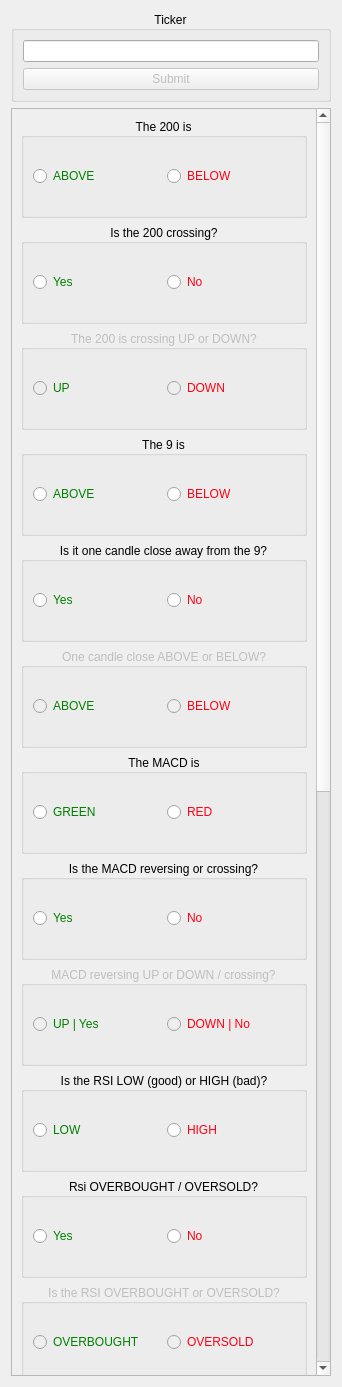
<?xml version="1.0" encoding="UTF-8"?>
<ui version="4.0">
 <class>Form</class>
 <widget class="QWidget" name="Form">
  <property name="geometry">
   <rect>
    <x>0</x>
    <y>0</y>
    <width>342</width>
    <height>1387</height>
   </rect>
  </property>
  <property name="windowTitle">
   <string>Form</string>
  </property>
  <layout class="QVBoxLayout" name="verticalLayout">
   <item>
    <widget class="QGroupBox" name="Ticker_Box">
     <property name="title">
      <string>Ticker</string>
     </property>
     <property name="alignment">
      <set>Qt::AlignCenter</set>
     </property>
     <layout class="QVBoxLayout" name="verticalLayout_3">
      <item>
       <widget class="QLineEdit" name="lineEdit"/>
      </item>
      <item>
       <widget class="QPushButton" name="pushButton">
        <property name="enabled">
         <bool>false</bool>
        </property>
        <property name="toolTip">
         <string>&lt;html&gt;&lt;head/&gt;&lt;body&gt;&lt;p&gt;&lt;span style=&quot; color:#ff2a25;&quot;&gt;ONLY SUBMIT WHEN FORM IS DONE!&lt;/span&gt;&lt;/p&gt;&lt;/body&gt;&lt;/html&gt;</string>
        </property>
        <property name="text">
         <string>Submit</string>
        </property>
       </widget>
      </item>
     </layout>
    </widget>
   </item>
   <item>
    <widget class="QScrollArea" name="scrollArea">
     <property name="widgetResizable">
      <bool>true</bool>
     </property>
     <widget class="QWidget" name="scrollAreaWidgetContents_2">
      <property name="geometry">
       <rect>
        <x>0</x>
        <y>0</y>
        <width>316</width>
        <height>2091</height>
       </rect>
      </property>
      <layout class="QVBoxLayout" name="verticalLayout_2">
       <item>
        <widget class="QGroupBox" name="groupBox">
         <property name="sizePolicy">
          <sizepolicy hsizetype="Preferred" vsizetype="Fixed">
           <horstretch>0</horstretch>
           <verstretch>0</verstretch>
          </sizepolicy>
         </property>
         <property name="minimumSize">
          <size>
           <width>0</width>
           <height>100</height>
          </size>
         </property>
         <property name="title">
          <string>The 200 is</string>
         </property>
         <property name="alignment">
          <set>Qt::AlignCenter</set>
         </property>
         <layout class="QVBoxLayout" name="verticalLayout_4">
          <item>
           <layout class="QHBoxLayout" name="horizontalLayout_9">
            <item>
             <widget class="QRadioButton" name="radioButton_11">
              <property name="styleSheet">
               <string notr="true">color: green</string>
              </property>
              <property name="text">
               <string>ABOVE</string>
              </property>
             </widget>
            </item>
            <item>
             <widget class="QRadioButton" name="radioButton_12">
              <property name="styleSheet">
               <string notr="true">color: rgb(255, 0, 20)</string>
              </property>
              <property name="text">
               <string>BELOW</string>
              </property>
             </widget>
            </item>
           </layout>
          </item>
         </layout>
        </widget>
       </item>
       <item>
        <widget class="QGroupBox" name="groupBox_2">
         <property name="sizePolicy">
          <sizepolicy hsizetype="Preferred" vsizetype="Fixed">
           <horstretch>0</horstretch>
           <verstretch>0</verstretch>
          </sizepolicy>
         </property>
         <property name="minimumSize">
          <size>
           <width>0</width>
           <height>100</height>
          </size>
         </property>
         <property name="title">
          <string>Is the 200 crossing?</string>
         </property>
         <property name="alignment">
          <set>Qt::AlignCenter</set>
         </property>
         <layout class="QVBoxLayout" name="verticalLayout_5">
          <item>
           <layout class="QHBoxLayout" name="horizontalLayout_10">
            <item>
             <widget class="QRadioButton" name="radioButton_13">
              <property name="styleSheet">
               <string notr="true">color: green</string>
              </property>
              <property name="text">
               <string>Yes</string>
              </property>
             </widget>
            </item>
            <item>
             <widget class="QRadioButton" name="radioButton_14">
              <property name="styleSheet">
               <string notr="true">color: rgb(255, 0, 20)</string>
              </property>
              <property name="text">
               <string>No</string>
              </property>
             </widget>
            </item>
           </layout>
          </item>
         </layout>
        </widget>
       </item>
       <item>
        <widget class="QGroupBox" name="groupBox_3">
         <property name="enabled">
          <bool>false</bool>
         </property>
         <property name="sizePolicy">
          <sizepolicy hsizetype="Preferred" vsizetype="Fixed">
           <horstretch>0</horstretch>
           <verstretch>0</verstretch>
          </sizepolicy>
         </property>
         <property name="minimumSize">
          <size>
           <width>0</width>
           <height>100</height>
          </size>
         </property>
         <property name="title">
          <string>The 200 is crossing UP or DOWN?</string>
         </property>
         <property name="alignment">
          <set>Qt::AlignCenter</set>
         </property>
         <layout class="QVBoxLayout" name="verticalLayout_6">
          <item>
           <layout class="QHBoxLayout" name="horizontalLayout_11">
            <item>
             <widget class="QRadioButton" name="radioButton_15">
              <property name="styleSheet">
               <string notr="true">color: green</string>
              </property>
              <property name="text">
               <string>UP</string>
              </property>
             </widget>
            </item>
            <item>
             <widget class="QRadioButton" name="radioButton_16">
              <property name="styleSheet">
               <string notr="true">color: rgb(255, 0, 20)</string>
              </property>
              <property name="text">
               <string>DOWN</string>
              </property>
             </widget>
            </item>
           </layout>
          </item>
         </layout>
        </widget>
       </item>
       <item>
        <widget class="QGroupBox" name="groupBox_4">
         <property name="sizePolicy">
          <sizepolicy hsizetype="Preferred" vsizetype="Fixed">
           <horstretch>0</horstretch>
           <verstretch>0</verstretch>
          </sizepolicy>
         </property>
         <property name="minimumSize">
          <size>
           <width>0</width>
           <height>100</height>
          </size>
         </property>
         <property name="title">
          <string>The 9 is</string>
         </property>
         <property name="alignment">
          <set>Qt::AlignCenter</set>
         </property>
         <layout class="QVBoxLayout" name="verticalLayout_7">
          <item>
           <layout class="QHBoxLayout" name="horizontalLayout_12">
            <item>
             <widget class="QRadioButton" name="radioButton_17">
              <property name="styleSheet">
               <string notr="true">color: green</string>
              </property>
              <property name="text">
               <string>ABOVE</string>
              </property>
             </widget>
            </item>
            <item>
             <widget class="QRadioButton" name="radioButton_18">
              <property name="styleSheet">
               <string notr="true">color: rgb(255, 0, 20)</string>
              </property>
              <property name="text">
               <string>BELOW</string>
              </property>
             </widget>
            </item>
           </layout>
          </item>
         </layout>
        </widget>
       </item>
       <item>
        <widget class="QGroupBox" name="groupBox_5">
         <property name="sizePolicy">
          <sizepolicy hsizetype="Preferred" vsizetype="Fixed">
           <horstretch>0</horstretch>
           <verstretch>0</verstretch>
          </sizepolicy>
         </property>
         <property name="minimumSize">
          <size>
           <width>0</width>
           <height>100</height>
          </size>
         </property>
         <property name="toolTip">
          <string>&lt;html&gt;&lt;head/&gt;&lt;body&gt;&lt;pre style=&quot; margin-top:12px; margin-bottom:12px; margin-left:0px; margin-right:0px; -qt-block-indent:0; text-indent:0px; background-color:#1e1928;&quot;&gt;&lt;span style=&quot; font-family:'JetBrains Mono','monospace'; font-size:11pt; color:#ffffff;&quot;&gt;Is it One candle close above or below the 9? (Means get in or watch or get out if below)&lt;/span&gt;&lt;/pre&gt;&lt;/body&gt;&lt;/html&gt;</string>
         </property>
         <property name="title">
          <string>Is it one candle close away from the 9?</string>
         </property>
         <property name="alignment">
          <set>Qt::AlignCenter</set>
         </property>
         <layout class="QVBoxLayout" name="verticalLayout_8">
          <item>
           <layout class="QHBoxLayout" name="horizontalLayout_13">
            <item>
             <widget class="QRadioButton" name="radioButton_19">
              <property name="styleSheet">
               <string notr="true">color: green</string>
              </property>
              <property name="text">
               <string>Yes</string>
              </property>
             </widget>
            </item>
            <item>
             <widget class="QRadioButton" name="radioButton_20">
              <property name="styleSheet">
               <string notr="true">color: rgb(255, 0, 20)</string>
              </property>
              <property name="text">
               <string>No</string>
              </property>
             </widget>
            </item>
           </layout>
          </item>
         </layout>
        </widget>
       </item>
       <item>
        <widget class="QGroupBox" name="groupBox_6">
         <property name="enabled">
          <bool>false</bool>
         </property>
         <property name="sizePolicy">
          <sizepolicy hsizetype="Preferred" vsizetype="Fixed">
           <horstretch>0</horstretch>
           <verstretch>0</verstretch>
          </sizepolicy>
         </property>
         <property name="minimumSize">
          <size>
           <width>0</width>
           <height>100</height>
          </size>
         </property>
         <property name="title">
          <string>One candle close ABOVE or BELOW?</string>
         </property>
         <property name="alignment">
          <set>Qt::AlignCenter</set>
         </property>
         <layout class="QVBoxLayout" name="verticalLayout_22">
          <item>
           <layout class="QHBoxLayout" name="horizontalLayout_14">
            <item>
             <widget class="QRadioButton" name="radioButton_21">
              <property name="styleSheet">
               <string notr="true">color: green</string>
              </property>
              <property name="text">
               <string>ABOVE</string>
              </property>
             </widget>
            </item>
            <item>
             <widget class="QRadioButton" name="radioButton_22">
              <property name="styleSheet">
               <string notr="true">color: rgb(255, 0, 20)</string>
              </property>
              <property name="text">
               <string>BELOW</string>
              </property>
             </widget>
            </item>
           </layout>
          </item>
         </layout>
        </widget>
       </item>
       <item>
        <widget class="QGroupBox" name="groupBox_7">
         <property name="sizePolicy">
          <sizepolicy hsizetype="Preferred" vsizetype="Fixed">
           <horstretch>0</horstretch>
           <verstretch>0</verstretch>
          </sizepolicy>
         </property>
         <property name="minimumSize">
          <size>
           <width>0</width>
           <height>100</height>
          </size>
         </property>
         <property name="title">
          <string>The MACD is</string>
         </property>
         <property name="alignment">
          <set>Qt::AlignCenter</set>
         </property>
         <layout class="QVBoxLayout" name="verticalLayout_23">
          <item>
           <layout class="QHBoxLayout" name="horizontalLayout_15">
            <item>
             <widget class="QRadioButton" name="radioButton_23">
              <property name="styleSheet">
               <string notr="true">color: green</string>
              </property>
              <property name="text">
               <string>GREEN</string>
              </property>
             </widget>
            </item>
            <item>
             <widget class="QRadioButton" name="radioButton_24">
              <property name="styleSheet">
               <string notr="true">color: rgb(255, 0, 20)</string>
              </property>
              <property name="text">
               <string>RED</string>
              </property>
             </widget>
            </item>
           </layout>
          </item>
         </layout>
        </widget>
       </item>
       <item>
        <widget class="QGroupBox" name="groupBox_8">
         <property name="sizePolicy">
          <sizepolicy hsizetype="Preferred" vsizetype="Fixed">
           <horstretch>0</horstretch>
           <verstretch>0</verstretch>
          </sizepolicy>
         </property>
         <property name="minimumSize">
          <size>
           <width>0</width>
           <height>100</height>
          </size>
         </property>
         <property name="title">
          <string>Is the MACD reversing or crossing?</string>
         </property>
         <property name="alignment">
          <set>Qt::AlignCenter</set>
         </property>
         <layout class="QVBoxLayout" name="verticalLayout_24">
          <item>
           <layout class="QHBoxLayout" name="horizontalLayout_16">
            <item>
             <widget class="QRadioButton" name="radioButton_25">
              <property name="styleSheet">
               <string notr="true">color: green</string>
              </property>
              <property name="text">
               <string>Yes</string>
              </property>
             </widget>
            </item>
            <item>
             <widget class="QRadioButton" name="radioButton_26">
              <property name="styleSheet">
               <string notr="true">color: rgb(255, 0, 20)</string>
              </property>
              <property name="text">
               <string>No</string>
              </property>
             </widget>
            </item>
           </layout>
          </item>
         </layout>
        </widget>
       </item>
       <item>
        <widget class="QGroupBox" name="groupBox_9">
         <property name="enabled">
          <bool>false</bool>
         </property>
         <property name="sizePolicy">
          <sizepolicy hsizetype="Preferred" vsizetype="Fixed">
           <horstretch>0</horstretch>
           <verstretch>0</verstretch>
          </sizepolicy>
         </property>
         <property name="minimumSize">
          <size>
           <width>0</width>
           <height>100</height>
          </size>
         </property>
         <property name="title">
          <string>MACD reversing UP or DOWN / crossing?</string>
         </property>
         <property name="alignment">
          <set>Qt::AlignCenter</set>
         </property>
         <layout class="QVBoxLayout" name="verticalLayout_25">
          <item>
           <layout class="QHBoxLayout" name="horizontalLayout_17">
            <item>
             <widget class="QRadioButton" name="radioButton_27">
              <property name="styleSheet">
               <string notr="true">color: green</string>
              </property>
              <property name="text">
               <string>UP | Yes</string>
              </property>
             </widget>
            </item>
            <item>
             <widget class="QRadioButton" name="radioButton_28">
              <property name="styleSheet">
               <string notr="true">color: rgb(255, 0, 20)</string>
              </property>
              <property name="text">
               <string>DOWN | No</string>
              </property>
             </widget>
            </item>
           </layout>
          </item>
         </layout>
        </widget>
       </item>
       <item>
        <widget class="QGroupBox" name="groupBox_10">
         <property name="sizePolicy">
          <sizepolicy hsizetype="Preferred" vsizetype="Fixed">
           <horstretch>0</horstretch>
           <verstretch>0</verstretch>
          </sizepolicy>
         </property>
         <property name="minimumSize">
          <size>
           <width>0</width>
           <height>100</height>
          </size>
         </property>
         <property name="title">
          <string>Is the RSI LOW (good) or HIGH (bad)?</string>
         </property>
         <property name="alignment">
          <set>Qt::AlignCenter</set>
         </property>
         <layout class="QVBoxLayout" name="verticalLayout_9">
          <item>
           <layout class="QHBoxLayout" name="horizontalLayout_20">
            <item>
             <widget class="QRadioButton" name="radioButton_33">
              <property name="styleSheet">
               <string notr="true">color: green</string>
              </property>
              <property name="text">
               <string>LOW</string>
              </property>
             </widget>
            </item>
            <item>
             <widget class="QRadioButton" name="radioButton_34">
              <property name="styleSheet">
               <string notr="true">color: rgb(255, 0, 20)</string>
              </property>
              <property name="text">
               <string>HIGH</string>
              </property>
             </widget>
            </item>
           </layout>
          </item>
         </layout>
        </widget>
       </item>
       <item>
        <widget class="QGroupBox" name="groupBox_11">
         <property name="sizePolicy">
          <sizepolicy hsizetype="Preferred" vsizetype="Fixed">
           <horstretch>0</horstretch>
           <verstretch>0</verstretch>
          </sizepolicy>
         </property>
         <property name="minimumSize">
          <size>
           <width>0</width>
           <height>100</height>
          </size>
         </property>
         <property name="title">
          <string>Rsi OVERBOUGHT / OVERSOLD?</string>
         </property>
         <property name="alignment">
          <set>Qt::AlignCenter</set>
         </property>
         <layout class="QVBoxLayout" name="verticalLayout_10">
          <item>
           <layout class="QHBoxLayout" name="horizontalLayout_22">
            <item>
             <widget class="QRadioButton" name="radioButton_37">
              <property name="styleSheet">
               <string notr="true">color: green</string>
              </property>
              <property name="text">
               <string>Yes</string>
              </property>
             </widget>
            </item>
            <item>
             <widget class="QRadioButton" name="radioButton_38">
              <property name="styleSheet">
               <string notr="true">color: rgb(255, 0, 20)</string>
              </property>
              <property name="text">
               <string>No</string>
              </property>
             </widget>
            </item>
           </layout>
          </item>
         </layout>
        </widget>
       </item>
       <item>
        <widget class="QGroupBox" name="groupBox_12">
         <property name="enabled">
          <bool>false</bool>
         </property>
         <property name="sizePolicy">
          <sizepolicy hsizetype="Preferred" vsizetype="Fixed">
           <horstretch>0</horstretch>
           <verstretch>0</verstretch>
          </sizepolicy>
         </property>
         <property name="minimumSize">
          <size>
           <width>0</width>
           <height>100</height>
          </size>
         </property>
         <property name="title">
          <string>Is the RSI OVERBOUGHT or OVERSOLD?</string>
         </property>
         <property name="alignment">
          <set>Qt::AlignCenter</set>
         </property>
         <layout class="QVBoxLayout" name="verticalLayout_11">
          <item>
           <layout class="QHBoxLayout" name="horizontalLayout_23">
            <item>
             <widget class="QRadioButton" name="radioButton_39">
              <property name="styleSheet">
               <string notr="true">color: green</string>
              </property>
              <property name="text">
               <string>OVERBOUGHT</string>
              </property>
             </widget>
            </item>
            <item>
             <widget class="QRadioButton" name="radioButton_40">
              <property name="styleSheet">
               <string notr="true">color: rgb(255, 0, 20)</string>
              </property>
              <property name="text">
               <string>OVERSOLD</string>
              </property>
             </widget>
            </item>
           </layout>
          </item>
         </layout>
        </widget>
       </item>
       <item>
        <widget class="QGroupBox" name="groupBox_13">
         <property name="sizePolicy">
          <sizepolicy hsizetype="Preferred" vsizetype="Fixed">
           <horstretch>0</horstretch>
           <verstretch>0</verstretch>
          </sizepolicy>
         </property>
         <property name="minimumSize">
          <size>
           <width>0</width>
           <height>100</height>
          </size>
         </property>
         <property name="toolTip">
          <string>&lt;html&gt;&lt;head/&gt;&lt;body&gt;&lt;pre style=&quot; margin-top:12px; margin-bottom:12px; margin-left:0px; margin-right:0px; -qt-block-indent:0; text-indent:0px; background-color:#1e1928;&quot;&gt;&lt;span style=&quot; font-family:'JetBrains Mono','monospace'; font-size:11pt; color:#ffffff;&quot;&gt;Is it above or below the VWAP? (above/on is gogo juise! VWAP above the 9 is gogo)&lt;/span&gt;&lt;span style=&quot; font-size:11pt; color:#ffffff;&quot;</string>
         </property>
         <property name="title">
          <string>Is it ABOVE or BELOW the VWAP?</string>
         </property>
         <property name="alignment">
          <set>Qt::AlignCenter</set>
         </property>
         <layout class="QVBoxLayout" name="verticalLayout_12">
          <item>
           <layout class="QHBoxLayout" name="horizontalLayout_24">
            <item>
             <widget class="QRadioButton" name="radioButton_41">
              <property name="styleSheet">
               <string notr="true">color: green</string>
              </property>
              <property name="text">
               <string>ABOVE</string>
              </property>
             </widget>
            </item>
            <item>
             <widget class="QRadioButton" name="radioButton_42">
              <property name="styleSheet">
               <string notr="true">color: rgb(255, 0, 20)</string>
              </property>
              <property name="text">
               <string>BELOW</string>
              </property>
             </widget>
            </item>
           </layout>
          </item>
         </layout>
        </widget>
       </item>
       <item>
        <widget class="QGroupBox" name="groupBox_14">
         <property name="sizePolicy">
          <sizepolicy hsizetype="Preferred" vsizetype="Fixed">
           <horstretch>0</horstretch>
           <verstretch>0</verstretch>
          </sizepolicy>
         </property>
         <property name="minimumSize">
          <size>
           <width>0</width>
           <height>100</height>
          </size>
         </property>
         <property name="title">
          <string>Is the Heiken Ashi trending UP or DOWN?</string>
         </property>
         <property name="alignment">
          <set>Qt::AlignCenter</set>
         </property>
         <layout class="QVBoxLayout" name="verticalLayout_13">
          <item>
           <layout class="QHBoxLayout" name="horizontalLayout_25">
            <item>
             <widget class="QRadioButton" name="radioButton_43">
              <property name="styleSheet">
               <string notr="true">color: green</string>
              </property>
              <property name="text">
               <string>UP</string>
              </property>
             </widget>
            </item>
            <item>
             <widget class="QRadioButton" name="radioButton_44">
              <property name="styleSheet">
               <string notr="true">color: rgb(255, 0, 20)</string>
              </property>
              <property name="text">
               <string>DOWN</string>
              </property>
             </widget>
            </item>
           </layout>
          </item>
         </layout>
        </widget>
       </item>
       <item>
        <widget class="QGroupBox" name="groupBox_15">
         <property name="sizePolicy">
          <sizepolicy hsizetype="Preferred" vsizetype="Fixed">
           <horstretch>0</horstretch>
           <verstretch>0</verstretch>
          </sizepolicy>
         </property>
         <property name="minimumSize">
          <size>
           <width>0</width>
           <height>100</height>
          </size>
         </property>
         <property name="toolTip">
          <string>&lt;html&gt;&lt;head/&gt;&lt;body&gt;&lt;pre style=&quot; margin-top:12px; margin-bottom:12px; margin-left:0px; margin-right:0px; -qt-block-indent:0; text-indent:0px; background-color:#1e1928;&quot;&gt;&lt;span style=&quot; font-family:'JetBrains Mono','monospace'; font-size:11pt; color:#ffffff;&quot;&gt;Is the Smoothed Heiken Ashi Candles trending up or down?&lt;/span&gt;&lt;/pre&gt;&lt;/body&gt;&lt;/html&gt;</string>
         </property>
         <property name="title">
          <string>Is the SHAC trending UP or DOWN?</string>
         </property>
         <property name="alignment">
          <set>Qt::AlignCenter</set>
         </property>
         <layout class="QVBoxLayout" name="verticalLayout_14">
          <item>
           <layout class="QHBoxLayout" name="horizontalLayout_26">
            <item>
             <widget class="QRadioButton" name="radioButton_45">
              <property name="styleSheet">
               <string notr="true">color: green</string>
              </property>
              <property name="text">
               <string>UP</string>
              </property>
             </widget>
            </item>
            <item>
             <widget class="QRadioButton" name="radioButton_46">
              <property name="styleSheet">
               <string notr="true">color: rgb(255, 0, 20)</string>
              </property>
              <property name="text">
               <string>DOWN</string>
              </property>
             </widget>
            </item>
           </layout>
          </item>
         </layout>
        </widget>
       </item>
       <item>
        <widget class="QGroupBox" name="groupBox_16">
         <property name="sizePolicy">
          <sizepolicy hsizetype="Preferred" vsizetype="Fixed">
           <horstretch>0</horstretch>
           <verstretch>0</verstretch>
          </sizepolicy>
         </property>
         <property name="minimumSize">
          <size>
           <width>0</width>
           <height>100</height>
          </size>
         </property>
         <property name="title">
          <string>Is ABOVE or BELOW the Ribbons?</string>
         </property>
         <property name="alignment">
          <set>Qt::AlignCenter</set>
         </property>
         <layout class="QVBoxLayout" name="verticalLayout_15">
          <item>
           <layout class="QHBoxLayout" name="horizontalLayout_27">
            <item>
             <widget class="QRadioButton" name="radioButton_47">
              <property name="styleSheet">
               <string notr="true">color: green</string>
              </property>
              <property name="text">
               <string>ABOVE</string>
              </property>
             </widget>
            </item>
            <item>
             <widget class="QRadioButton" name="radioButton_48">
              <property name="styleSheet">
               <string notr="true">color: rgb(255, 0, 20)</string>
              </property>
              <property name="text">
               <string>BELOW</string>
              </property>
             </widget>
            </item>
           </layout>
          </item>
         </layout>
        </widget>
       </item>
       <item>
        <widget class="QGroupBox" name="groupBox_17">
         <property name="sizePolicy">
          <sizepolicy hsizetype="Preferred" vsizetype="Fixed">
           <horstretch>0</horstretch>
           <verstretch>0</verstretch>
          </sizepolicy>
         </property>
         <property name="minimumSize">
          <size>
           <width>0</width>
           <height>100</height>
          </size>
         </property>
         <property name="title">
          <string>Does VPVR look good?</string>
         </property>
         <property name="alignment">
          <set>Qt::AlignCenter</set>
         </property>
         <layout class="QVBoxLayout" name="verticalLayout_16">
          <item>
           <layout class="QHBoxLayout" name="horizontalLayout_28">
            <item>
             <widget class="QRadioButton" name="radioButton_49">
              <property name="styleSheet">
               <string notr="true">color: green</string>
              </property>
              <property name="text">
               <string>YES</string>
              </property>
             </widget>
            </item>
            <item>
             <widget class="QRadioButton" name="radioButton_50">
              <property name="styleSheet">
               <string notr="true">color: rgb(255, 0, 20)</string>
              </property>
              <property name="text">
               <string>NO</string>
              </property>
             </widget>
            </item>
           </layout>
          </item>
         </layout>
        </widget>
       </item>
       <item>
        <widget class="QGroupBox" name="groupBox_18">
         <property name="sizePolicy">
          <sizepolicy hsizetype="Preferred" vsizetype="Fixed">
           <horstretch>0</horstretch>
           <verstretch>0</verstretch>
          </sizepolicy>
         </property>
         <property name="minimumSize">
          <size>
           <width>0</width>
           <height>100</height>
          </size>
         </property>
         <property name="title">
          <string>Is the VPVR going to JUMP?</string>
         </property>
         <property name="alignment">
          <set>Qt::AlignCenter</set>
         </property>
         <layout class="QVBoxLayout" name="verticalLayout_17">
          <item>
           <layout class="QHBoxLayout" name="horizontalLayout_29">
            <item>
             <widget class="QRadioButton" name="radioButton_51">
              <property name="styleSheet">
               <string notr="true">color: green</string>
              </property>
              <property name="text">
               <string>Yes</string>
              </property>
             </widget>
            </item>
            <item>
             <widget class="QRadioButton" name="radioButton_52">
              <property name="styleSheet">
               <string notr="true">color: rgb(255, 0, 20)</string>
              </property>
              <property name="text">
               <string>No</string>
              </property>
             </widget>
            </item>
           </layout>
          </item>
         </layout>
        </widget>
       </item>
       <item>
        <widget class="QGroupBox" name="groupBox_19">
         <property name="enabled">
          <bool>false</bool>
         </property>
         <property name="sizePolicy">
          <sizepolicy hsizetype="Preferred" vsizetype="Fixed">
           <horstretch>0</horstretch>
           <verstretch>0</verstretch>
          </sizepolicy>
         </property>
         <property name="minimumSize">
          <size>
           <width>0</width>
           <height>100</height>
          </size>
         </property>
         <property name="title">
          <string>Is it jumping UP or DOWN?</string>
         </property>
         <property name="alignment">
          <set>Qt::AlignCenter</set>
         </property>
         <layout class="QVBoxLayout" name="verticalLayout_18">
          <item>
           <layout class="QHBoxLayout" name="horizontalLayout_30">
            <item>
             <widget class="QRadioButton" name="radioButton_53">
              <property name="styleSheet">
               <string notr="true">color: green</string>
              </property>
              <property name="text">
               <string>UP</string>
              </property>
             </widget>
            </item>
            <item>
             <widget class="QRadioButton" name="radioButton_54">
              <property name="styleSheet">
               <string notr="true">color: rgb(255, 0, 20)</string>
              </property>
              <property name="text">
               <string>DOWN</string>
              </property>
             </widget>
            </item>
           </layout>
          </item>
         </layout>
        </widget>
       </item>
       <item>
        <widget class="QGroupBox" name="groupBox_20">
         <property name="sizePolicy">
          <sizepolicy hsizetype="Preferred" vsizetype="Fixed">
           <horstretch>0</horstretch>
           <verstretch>0</verstretch>
          </sizepolicy>
         </property>
         <property name="minimumSize">
          <size>
           <width>0</width>
           <height>100</height>
          </size>
         </property>
         <property name="title">
          <string>Does LUX look good?</string>
         </property>
         <property name="alignment">
          <set>Qt::AlignCenter</set>
         </property>
         <layout class="QVBoxLayout" name="verticalLayout_19">
          <item>
           <layout class="QHBoxLayout" name="horizontalLayout_31">
            <item>
             <widget class="QRadioButton" name="radioButton_55">
              <property name="styleSheet">
               <string notr="true">color: green</string>
              </property>
              <property name="text">
               <string>YES</string>
              </property>
             </widget>
            </item>
            <item>
             <widget class="QRadioButton" name="radioButton_56">
              <property name="styleSheet">
               <string notr="true">color: rgb(255, 0, 20)</string>
              </property>
              <property name="text">
               <string>NO</string>
              </property>
             </widget>
            </item>
           </layout>
          </item>
         </layout>
        </widget>
       </item>
       <item>
        <widget class="QGroupBox" name="groupBox_21">
         <property name="sizePolicy">
          <sizepolicy hsizetype="Preferred" vsizetype="Fixed">
           <horstretch>0</horstretch>
           <verstretch>0</verstretch>
          </sizepolicy>
         </property>
         <property name="minimumSize">
          <size>
           <width>0</width>
           <height>100</height>
          </size>
         </property>
         <property name="title">
          <string>Is LUX near a cloud?</string>
         </property>
         <property name="alignment">
          <set>Qt::AlignCenter</set>
         </property>
         <layout class="QVBoxLayout" name="verticalLayout_20">
          <item>
           <layout class="QHBoxLayout" name="horizontalLayout_32">
            <item>
             <widget class="QRadioButton" name="radioButton_57">
              <property name="styleSheet">
               <string notr="true">color: green</string>
              </property>
              <property name="text">
               <string>Yes</string>
              </property>
             </widget>
            </item>
            <item>
             <widget class="QRadioButton" name="radioButton_58">
              <property name="styleSheet">
               <string notr="true">color: rgb(255, 0, 20)</string>
              </property>
              <property name="text">
               <string>No</string>
              </property>
             </widget>
            </item>
           </layout>
          </item>
         </layout>
        </widget>
       </item>
       <item>
        <widget class="QGroupBox" name="groupBox_22">
         <property name="enabled">
          <bool>false</bool>
         </property>
         <property name="sizePolicy">
          <sizepolicy hsizetype="Preferred" vsizetype="Fixed">
           <horstretch>0</horstretch>
           <verstretch>0</verstretch>
          </sizepolicy>
         </property>
         <property name="minimumSize">
          <size>
           <width>0</width>
           <height>100</height>
          </size>
         </property>
         <property name="title">
          <string>Is it near or in the buy or sell cloud?</string>
         </property>
         <property name="alignment">
          <set>Qt::AlignCenter</set>
         </property>
         <layout class="QVBoxLayout" name="verticalLayout_21">
          <item>
           <layout class="QHBoxLayout" name="horizontalLayout_33">
            <item>
             <widget class="QRadioButton" name="radioButton_59">
              <property name="styleSheet">
               <string notr="true">color: green</string>
              </property>
              <property name="text">
               <string>BUY</string>
              </property>
             </widget>
            </item>
            <item>
             <widget class="QRadioButton" name="radioButton_60">
              <property name="styleSheet">
               <string notr="true">color: rgb(255, 0, 20)</string>
              </property>
              <property name="text">
               <string>SELL</string>
              </property>
             </widget>
            </item>
           </layout>
          </item>
         </layout>
        </widget>
       </item>
      </layout>
     </widget>
    </widget>
   </item>
  </layout>
 </widget>
 <resources/>
 <connections/>
</ui>
